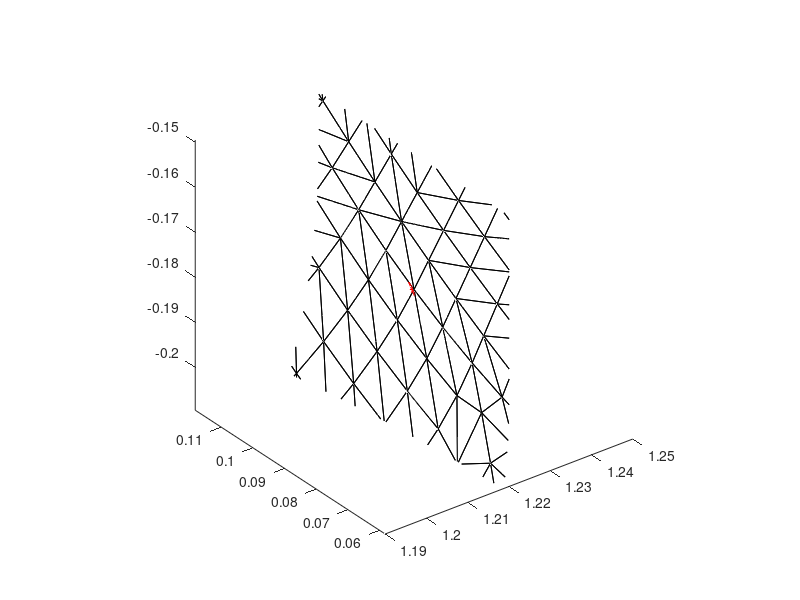

MATLAB code for this plot: (Note: this script raises an error after producing the figure.)
clc; clear; close all

% mesh
tri = importdata('tri.dat');
xyz = importdata('xyz.dat');
uv = importdata('uv.dat');
idstyp = importdata('idstyp.dat');

xyzs = importdata('xyz_smooth.dat');

% xyz = importdata('xyz_smooth.dat');
% idstyp = importdata('idstyp_smooth.dat');

% vertex displacement
dxyz = importdata('debug_dxyz.dat');

dxyz(491,:) = [
0.0000000000000000        1.7193342914554384E-003   8.4853348570061596E-004
];

figure('units','normalized','position',[.15 .15 .7 .7]);
hold on

trisurf(tri, xyz(:,1), xyz(:,2), xyz(:,3), ...
    'facecolor', 'w', 'specularstrength', 0, 'edgecolor', 'k');

% quiver3(xyz(:,1), xyz(:,2), xyz(:,3), ...
%     dxyz(:,1), dxyz(:,2), dxyz(:,3), ...
%     0, 'color', 'r', 'maxheadsize', 1);

% l = 4243;
% l = 19408;
% l = 13887;%2045;
l = 491;
plot3( xyz(l,1), xyz(l,2), xyz(l,3), 'r*' );
quiver3(xyz(l,1), xyz(l,2), xyz(l,3), ...
    dxyz(l,1), dxyz(l,2), dxyz(l,3), ...
    0, 'color', 'r', 'maxheadsize', 1);
% k = 4261;
% k = [19409, 4261];
% k = [1936, 4261];
k = [22723,22724,22725,22726];
% plot3( xyz(k,1), xyz(k,2), xyz(k,3), 'g*' ); 


aabb = xyz(l,[1,1,2,2,3,3]) + 3e-2 * repmat([-1,1],1,3);



% axis image vis3d
axis(aabb); daspect([1,1,1]);
axis vis3d
view(3)
camproj('persp');
if 1
    [azl,ell] = deal( 120, 60 );
    [xl,yl,zl] = sph2cart( pi()*azl/180, pi()*ell/180, 10 );
    light( 'style', 'infinite', 'position', [xl,yl,zl] );
    light( 'style', 'infinite', 'position', [-xl,-yl,-0.5*zl], 'color', 0.7*[1,1,1] );
end


idstyp(l,:)
idstyp(k,:)


norm( xyz(l,:) - xyzs(l,:) )


% dxyz(l,:) * ( xyz(k,:) - repmat(xyz(l,:), length(k), 1) )'

uv(l,1:2)



figure('units','normalized','position',[.15 .15 .7 .7]);
hold on

trisurf(tri, xyzs(:,1), xyzs(:,2), xyzs(:,3), ...
    'facecolor', 'w', 'specularstrength', 0, 'edgecolor', 'k');

plot3( xyzs(l,1), xyzs(l,2), xyzs(l,3), 'r*' );
% axis image vis3d
axis(aabb); daspect([1,1,1]);
axis vis3d
view(3)
camproj('persp');
if 1
    [azl,ell] = deal( 120, 60 );
    [xl,yl,zl] = sph2cart( pi()*azl/180, pi()*ell/180, 10 );
    light( 'style', 'infinite', 'position', [xl,yl,zl] );
    light( 'style', 'infinite', 'position', [-xl,-yl,-0.5*zl], 'color', 0.7*[1,1,1] );
end





return
% close all


x = [
    -8.0000000000000002E-002   5.8778525229246988E-002   8.0901699437494617E-002
    ];


d = [
    0.0000000000000000       -1.1799653577694766E-003   9.4490502347265124E-004
    ];

p = [
    -8.0000000000000002E-002   6.3263862061072512E-002   7.7444714197403855E-002
  -8.0000000000000002E-002   5.8778525229246988E-002   8.0901699437494617E-002
  ];



% J = [
%     -7.0685834705759912E-002  -1.7740149627076818E-014   0.0000000000000000     
%    0.0000000000000000        0.0000000000000000        7.5281646624104331E-002
%    0.16948314285097521        0.0000000000000000        1.7636199571454715E-002
%   -2.0816681711721685E-017   0.0000000000000000       -9.5281646624104321E-002
%    ];
% 
% 
% 
% J(1:2,:)' * [2.2981173103812625E-003 ; -1.4242238149147395E-002] - d'
% J(3:4,:)' * [-9.5846901115653651E-004 ; 1.1075326950213083E-002] - d'



figure('units','normalized','position',[.15 .15 .7 .7]);
hold on

trisurf(tri, xyz(:,1), xyz(:,2), xyz(:,3), ...
    'facecolor', 'w', 'specularstrength', 0, 'edgecolor', 'k');

% for i = 1:2
%     quiver3(x(:,1), x(:,2), x(:,3), J(i,1), J(i,2), J(i,3), 'b');
% end

plot3(x(:,1), x(:,2), x(:,3), 'go');
quiver3(x(:,1), x(:,2), x(:,3), d(:,1), d(:,2), d(:,3), ...
    0, 'color', 'r', 'maxheadsize', 1);

plot3(p(:,1), p(:,2), p(:,3), 'y.-', 'markersize', 10);

axis(aabb); daspect([1,1,1]);
axis vis3d
view(3)
camproj('persp');
if 1
    [azl,ell] = deal( 120, 60 );
    [xl,yl,zl] = sph2cart( pi()*azl/180, pi()*ell/180, 10 );
    light( 'style', 'infinite', 'position', [xl,yl,zl] );
    light( 'style', 'infinite', 'position', [-xl,-yl,-0.5*zl], 'color', 0.7*[1,1,1] );
end







u = [
    -0.41993545977606123       0.85480037908316620
%     -0.27323954473512879        1.0000000000000000
    ]';

p = [
    -0.46213286263925812       0.83274407576811926     
 -0.41993545977606123       0.85480037908316620
%     -0.19366207318918069        1.0000000000000000     
%  -0.27323954473512879        1.0000000000000000
 ]';

du = [
    -8.1873061497877743E-003  -4.0406356461933496E-003
%     1.5257529859474579E-002   5.5436443983390216E-005
   ]';

tng = [
    -4.2740018954159398        7.9577471545958209     
  -2.0996772988800476        0.0000000000000000
  ];
tng = norm(du) * tng;


addpath('/stck8/bandrieu/Bureau/CYPRES/FFTsurf/Matlab/Chebyshev/');
addpath('/stck8/bandrieu/Bureau/CYPRES/FFTsurf/FORTRAN/Chebyshev/');
addpath('/stck8/bandrieu/Bureau/CYPRES/FFTsurf/FORTRAN/Intersection/Curve-Surface_2/');
% c = readCoeffs2('../../propergol/C_002.cheb');
% c = readCoeffs2('../../propergol/C_002.cheb');


sens = 1;

(-1)^sens * det([p(:,2) - p(:,1), u + du - p(:,1)])

figure;
hold on
if sens == 1
    quiver(p(1,2), p(2,2), p(1,1) - p(1,2), p(2,1) - p(2,2), 0, 'b', 'maxheadsize', 1)
else
    quiver(p(1,1), p(2,1), p(1,2) - p(1,1), p(2,2) - p(2,1), 0, 'b', 'maxheadsize', 1)
end
quiver(u(1), u(2), du(1), du(2), 0, 'r', 'maxheadsize', 1)

quiver(u(1), u(2), tng(1,sens), tng(2,sens), 0, 'g', 'maxheadsize', 1)

axis image

% t = linspace(0,2*pi(),1e3);
% r = 1 / 1.05;
% plot(r*cos(t), r*sin(t), 'k-');

return
% close all
% figure;
% hold on
% 
% c = readCoeffs2('../../propergol/C_002.cheb');
% surf_chebyshev(c, 1);
% 
% c = readCoeffs2('../../propergol/C_022.cheb');
% surf_chebyshev(c, 1);
% 
% plot3(xyz(l,1), xyz(l,2), xyz(l,3), 'k*');
% 
% axis image vis3d
% view(3)
% camproj('persp');
% if 1
%     [azl,ell] = deal( 120, 60 );
%     [xl,yl,zl] = sph2cart( pi()*azl/180, pi()*ell/180, 10 );
%     light( 'style', 'infinite', 'position', [xl,yl,zl] );
%     light( 'style', 'infinite', 'position', [-xl,-yl,-0.5*zl], 'color', 0.7*[1,1,1] );
% end

